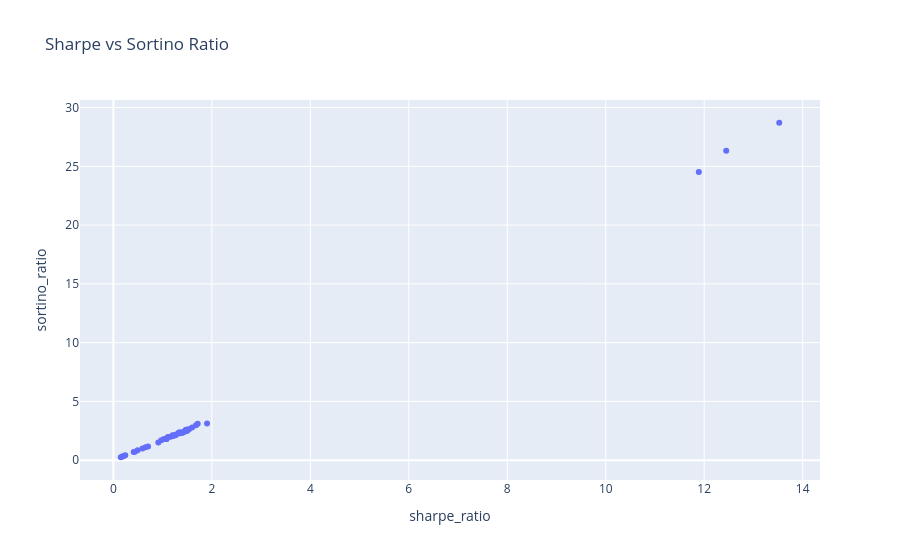

The notebook cell this image was saved under:
### Code cell
fig = px.scatter(
    comparison,
    x="sharpe_ratio",
    y="sortino_ratio",
    title="Sharpe vs Sortino Ratio"
)

fig.show()

### Figure 1 — Plotly figure (JSON) as saved in the notebook; plotly's stock layout.template omitted (floating-point values rounded to 4 significant figures)
{"data": [{"hovertemplate": "sharpe_ratio=%{x}<br>sortino_ratio=%{y}<extra></extra>", "legendgroup": "", "marker": {"color": "#636efa", "symbol": "circle"}, "mode": "markers", "name": "", "orientation": "v", "showlegend": false, "type": "scatter", "x": [0.2408, 1.081, 1.434, 1.469, 0.4121, 11.89, 1.318, 0.149, 1.028, 1.536, 1.105, 0.7034, 1.16, 1.258, 0.4921, 0.5898, 1.33, 0.1807, 1.396, 1.677, 1.415, 1.201, 0.2007, 1.261, 1.475, 1.514, 1.071, 13.52, 0.9722, 0.4356, 1.712, 12.45, 1.214, 0.6512, 1.902, 1.343, 1.599, 0.9123, 1.495, 1.209], "xaxis": "x", "y": [0.4195, 1.795, 2.397, 2.573, 0.7009, 24.51, 2.317, 0.2514, 1.806, 2.628, 1.977, 1.17, 1.986, 2.164, 0.8403, 1.006, 2.27, 0.305, 2.321, 2.97, 2.389, 2.129, 0.3313, 2.115, 2.593, 2.603, 1.809, 28.7, 1.697, 0.7147, 3.097, 26.33, 2.083, 1.102, 3.132, 2.368, 2.78, 1.498, 2.476, 2.062], "yaxis": "y"}], "layout": {"legend": {"tracegroupgap": 0}, "title": {"text": "Sharpe vs Sortino Ratio"}, "xaxis": {"anchor": "y", "domain": [0, 1], "title": {"text": "sharpe_ratio"}}, "yaxis": {"anchor": "x", "domain": [0, 1], "title": {"text": "sortino_ratio"}}}}
